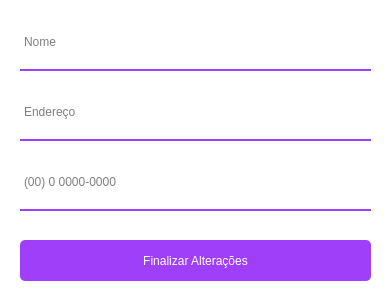
<?xml version="1.0" encoding="UTF-8"?>
<ui version="4.0">
 <class>AlterarForncedores</class>
 <widget class="QMainWindow" name="AlterarForncedores">
  <property name="geometry">
   <rect>
    <x>0</x>
    <y>0</y>
    <width>391</width>
    <height>299</height>
   </rect>
  </property>
  <property name="minimumSize">
   <size>
    <width>391</width>
    <height>299</height>
   </size>
  </property>
  <property name="maximumSize">
   <size>
    <width>391</width>
    <height>299</height>
   </size>
  </property>
  <property name="windowTitle">
   <string>Alterar Fornecedores</string>
  </property>
  <property name="windowIcon">
   <iconset>
    <normaloff>../Imagens/P em png.png</normaloff>../Imagens/P em png.png</iconset>
  </property>
  <property name="styleSheet">
   <string notr="true">background-color: white;</string>
  </property>
  <property name="iconSize">
   <size>
    <width>500</width>
    <height>500</height>
   </size>
  </property>
  <widget class="QWidget" name="centralwidget">
   <widget class="QLineEdit" name="line_nome">
    <property name="geometry">
     <rect>
      <x>20</x>
      <y>20</y>
      <width>351</width>
      <height>51</height>
     </rect>
    </property>
    <property name="styleSheet">
     <string notr="true">background-color: rgba(0, 0 , 0, 0);
border: 2px solid rgba(0,0,0,0);
border-bottom-color: rgb(159, 63, 250);
color: rgb(0,0,0);
padding-bottom: 8px;
border-radius: 0px;
font: 10pt &quot;Montserrat&quot;;</string>
    </property>
    <property name="placeholderText">
     <string>Nome</string>
    </property>
   </widget>
   <widget class="QPushButton" name="btn_alterar">
    <property name="geometry">
     <rect>
      <x>20</x>
      <y>240</y>
      <width>351</width>
      <height>41</height>
     </rect>
    </property>
    <property name="minimumSize">
     <size>
      <width>351</width>
      <height>41</height>
     </size>
    </property>
    <property name="maximumSize">
     <size>
      <width>351</width>
      <height>16777215</height>
     </size>
    </property>
    <property name="styleSheet">
     <string notr="true">QPushButton {
border: 2px;
background-color: rgb(159, 63, 250);
color: white;
border-radius: 5px;
font: 10pt &quot;Montserrat&quot;;
outline: 0;
}

QPushButton:hover {
	background-color: rgb(197, 62, 255);
}
</string>
    </property>
    <property name="text">
     <string>Finalizar Alterações</string>
    </property>
   </widget>
   <widget class="QLineEdit" name="line_endereco">
    <property name="geometry">
     <rect>
      <x>20</x>
      <y>90</y>
      <width>351</width>
      <height>51</height>
     </rect>
    </property>
    <property name="styleSheet">
     <string notr="true">background-color: rgba(0, 0 , 0, 0);
border: 2px solid rgba(0,0,0,0);
border-bottom-color: rgb(159, 63, 250);
color: rgb(0,0,0);
padding-bottom: 8px;
border-radius: 0px;
font: 10pt &quot;Montserrat&quot;;</string>
    </property>
    <property name="placeholderText">
     <string>Endereço</string>
    </property>
   </widget>
   <widget class="QLineEdit" name="line_contato">
    <property name="geometry">
     <rect>
      <x>20</x>
      <y>160</y>
      <width>351</width>
      <height>51</height>
     </rect>
    </property>
    <property name="styleSheet">
     <string notr="true">background-color: rgba(0, 0 , 0, 0);
border: 2px solid rgba(0,0,0,0);
border-bottom-color: rgb(159, 63, 250);
color: rgb(0,0,0);
padding-bottom: 8px;
border-radius: 0px;
font: 10pt &quot;Montserrat&quot;;</string>
    </property>
    <property name="placeholderText">
     <string>(00) 0 0000-0000</string>
    </property>
   </widget>
  </widget>
 </widget>
 <resources/>
 <connections/>
</ui>
